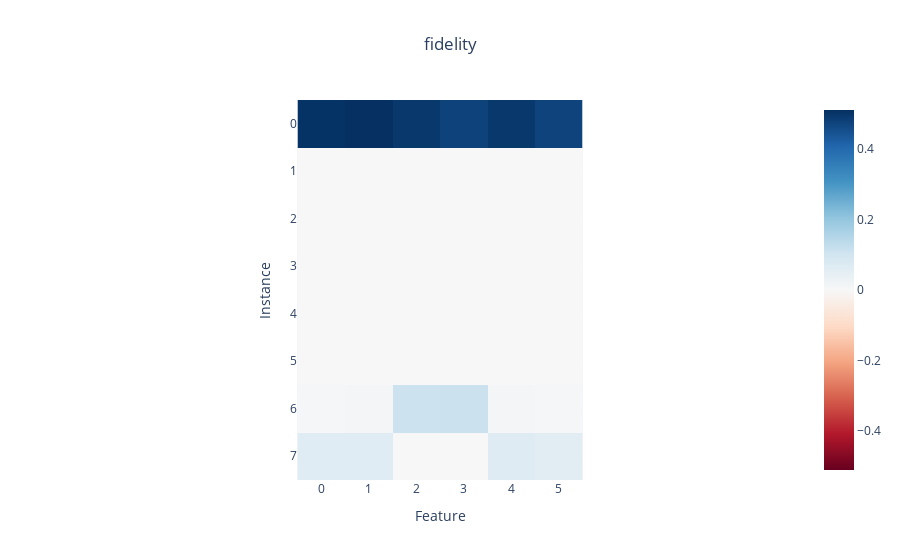

Source (notebook cell):
### Code cell
prediction = model.weights_to_formula()
target = model.binary_truth_table()

score = (prediction - target).pow(2).mean(-1)
px.imshow(score, **COLOR, labels=dict(x="Feature", y="Instance"), title="fidelity") \
    .update_xaxes(tickvals=torch.arange(model.cfg.n_outputs)) \
    .update_yaxes(tickvals=torch.arange(model.cfg.n_instances)) \
    .update_layout(title_x=0.5)

### Figure 1 — Plotly figure (JSON) as saved in the notebook; plotly's stock layout.template omitted (floating-point values rounded to 4 significant figures)
{"data": [{"coloraxis": "coloraxis", "hovertemplate": "Feature: %{x}<br>Instance: %{y}<br>color: %{z}<extra></extra>", "name": "0", "type": "heatmap", "xaxis": "x", "yaxis": "y", "z": [[0.5058, 0.5111, 0.496, 0.4776, 0.4966, 0.4752], [6.185e-09, 6.233e-09, 1.03e-09, 9.97e-09, 1.369e-08, 5.586e-09], [2.361e-09, 1.647e-09, 2.418e-09, 1.048e-08, 8.782e-09, 2.077e-08], [3.856e-08, 7.53e-09, 3.682e-08, 2.394e-08, 7.745e-08, 2.742e-08], [4.564e-09, 3.119e-09, 5.194e-09, 1.413e-09, 3.677e-09, 1.993e-09], [2.944e-08, 8.144e-08, 1.095e-08, 1.346e-08, 3.273e-10, 7.011e-08], [0.004199, 0.01048, 0.1109, 0.1117, 0.01024, 0.004615], [0.06122, 0.06425, 1.981e-06, 2.376e-08, 0.06746, 0.05889]]}], "layout": {"coloraxis": {"cmid": 0, "colorscale": [[0, "rgb(103,0,31)"], [0.1, "rgb(178,24,43)"], [0.2, "rgb(214,96,77)"], [0.3, "rgb(244,165,130)"], [0.4, "rgb(253,219,199)"], [0.5, "rgb(247,247,247)"], [0.6, "rgb(209,229,240)"], [0.7, "rgb(146,197,222)"], [0.8, "rgb(67,147,195)"], [0.9, "rgb(33,102,172)"], [1, "rgb(5,48,97)"]]}, "title": {"text": "fidelity", "x": 0.5}, "xaxis": {"anchor": "y", "constrain": "domain", "domain": [0, 1], "scaleanchor": "y", "tickvals": [0, 1, 2, 3, 4, 5], "title": {"text": "Feature"}}, "yaxis": {"anchor": "x", "autorange": "reversed", "constrain": "domain", "domain": [0, 1], "tickvals": [0, 1, 2, 3, 4, 5, 6, 7], "title": {"text": "Instance"}}}}
